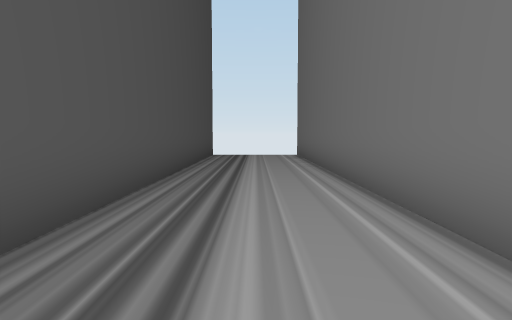
View 1 (above)

16 first-person views from a walk through a 3-D level made in the Unity game engine. The camera is 1.5 m above the floor, tilts 4° down and sees 70° across. The floor is counted in squares, 2 m on a side. Each view is taken from the middle of a square. On the plan, view 1 faces up. The plan holds only what a view shows up to about 11 squares ahead; the rest is blank. The place goes on beyond the plan.

View 2
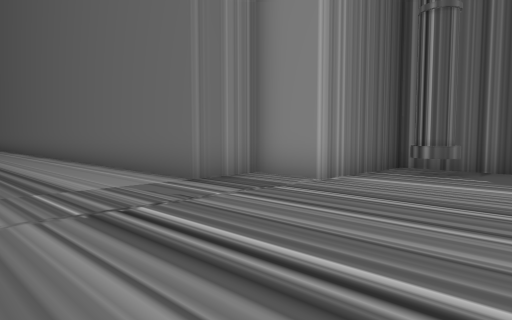

View 3
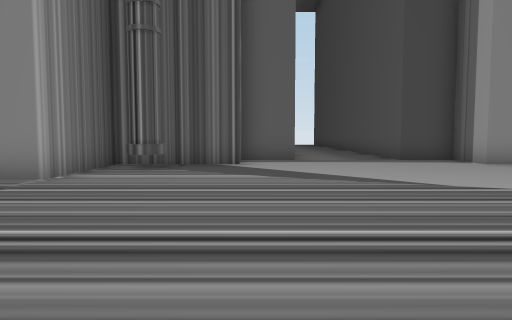

View 4
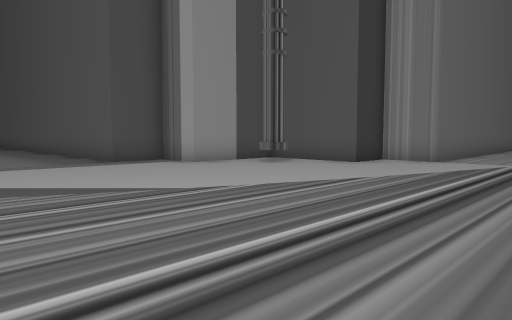

View 5
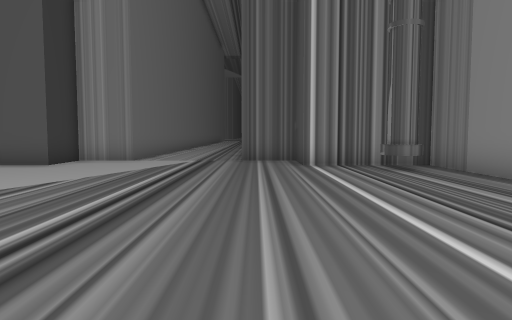

View 6
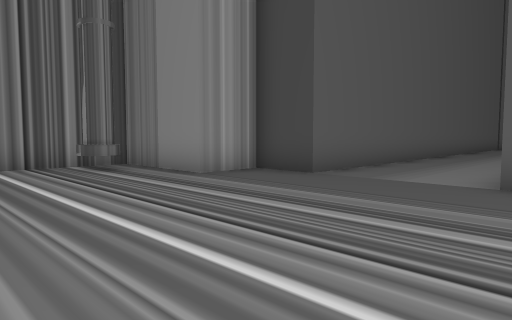

View 7
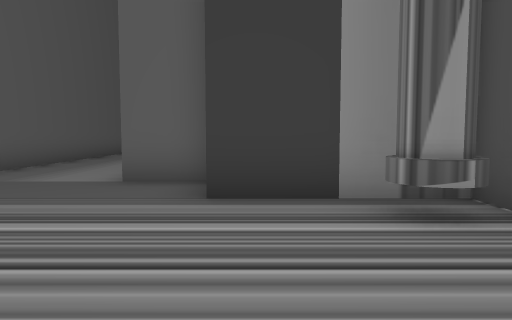

View 8
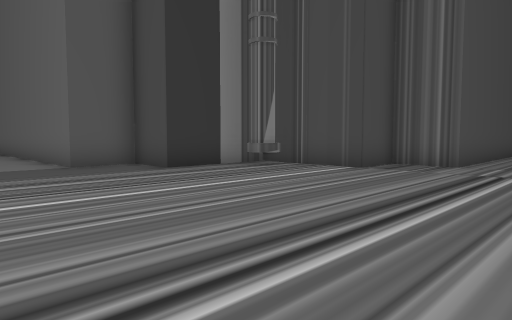

View 9
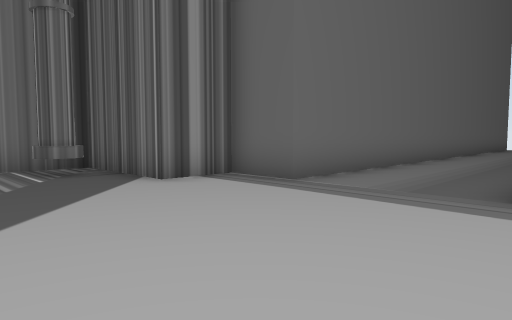

View 10
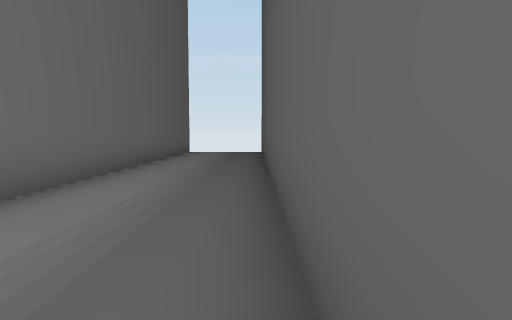

View 11
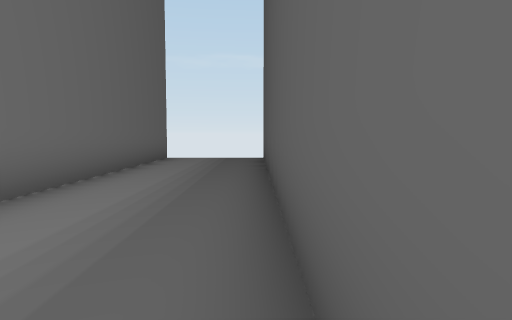

View 12
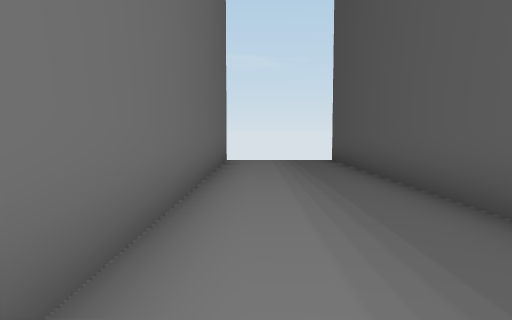

View 13
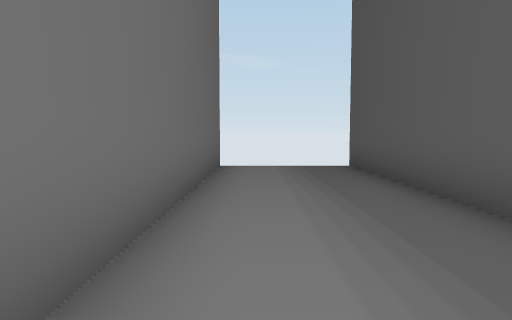

View 14
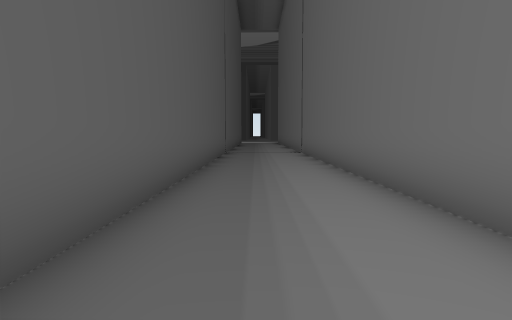

View 15
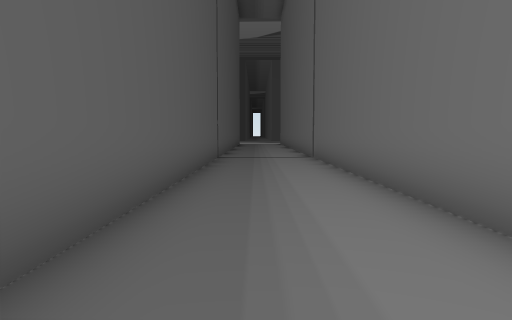

View 16
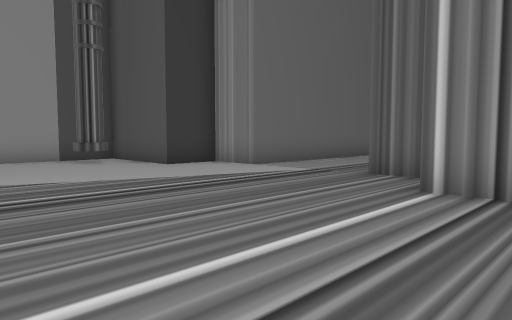

### Floor plan
Points are (right, up) in squares from view 1. A wall is a line through its corners. A room is listed if a view was taken in it or the views show most of it. See-through windows are left out.
Room 1 (views 1, 2, 3, 4, 5, 6, 7, 8, 9, 10, 11, 12, 13, 14, 15, 16)
walls: (6.2, -14.9) (6.2, -12.8) (7.7, -12.8) (7.7, -11.2) (23.9, -11.2); (1.5, -18.5) (1.5, -17.5) (3.1, -17.5) (3.1, -15.9) (5.8, -15.9); (-1.6, 10.9) (-1.6, -1.9) (-3.1, -1.9) (-3.1, -3.5) (-6.3, -3.5) (-6.3, -6.6) (-7.8, -6.6) (-7.8, -8.1) (-22, -8.1); (-22, -11.2) (-7.8, -11.2) (-7.8, -12.8) (-6.3, -12.8) (-6.3, -15.9) (-3.1, -15.9) (-3.1, -17.5) (-1.5, -17.5); (23.8, -8.1) (7.7, -8.1) (7.7, -6.6) (6.2, -6.6) (6.2, -3.5) (3.1, -3.5) (3.1, -1.9) (1.5, -1.9) (1.5, 10.9)
ways out: gap at (5, -4)

Where each view was taken, in squares from view 1:
view 1: 0 up, 0 right, facing up
view 2: 7 down, 2 left, facing up-right
view 3: 7 down, 3 left, facing right
view 4: 7 down, 2 left, facing down-right
view 5: 7 down, 2 left, facing down
view 6: 7 down, 2 left, facing down-left
view 7: 6 down, 2 left, facing left
view 8: 11 down, 1 right, facing up-left
view 9: 12 down, 3 right, facing up-right
view 10: 11 down, 8 right, facing right
view 11: 11 down, 12 right, facing right
view 12: 9 down, 13 right, facing right
view 13: 9 down, 15 right, facing right
view 14: 10 down, 8 left, facing left
view 15: 10 down, 11 left, facing left
view 16: 11 down, 5 left, facing down-right
